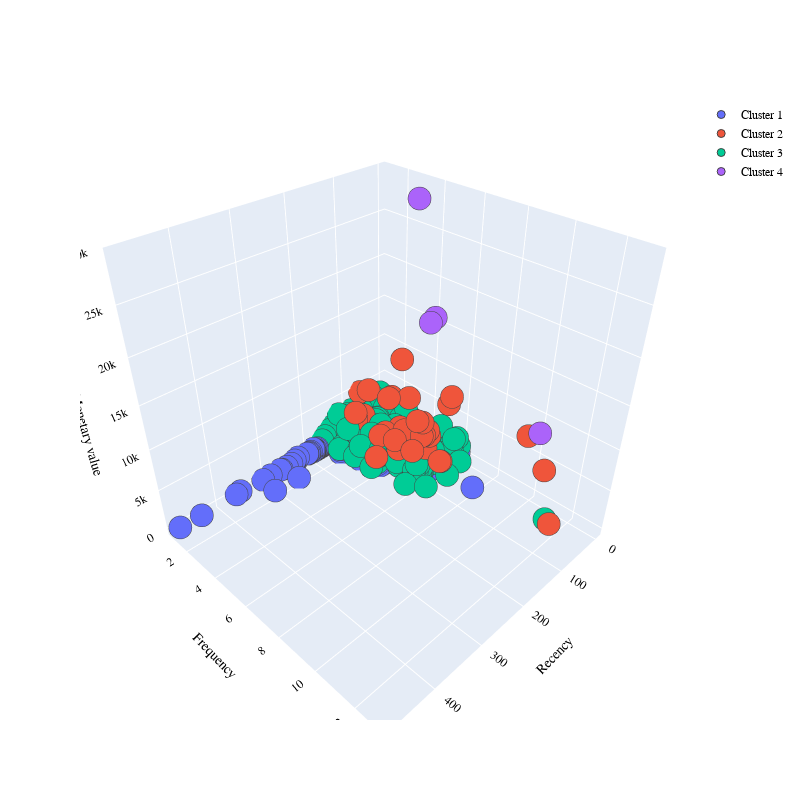

Notebook cell for this chart:
### Markdown cell above
Testing:

### Code cell
df = prepare_data(r"C:\Users\39339\Documents\University materials\University materials\Erasmus IE\DevOps\Devops_Project\Customer_Segmentation_DevOps\data\external\customer_segmentation.csv")
#df = drop_columns(df)
df = drop_c_id(df)
df = clean_data(df)

#RFM
frequency = get_frequencies(df)
monetary = get_monetary(df)
recency = get_recency(df)
rfm_dataset = concatenate_dataframes(recency, monetary, frequency)

#kmeans
visualize_data(rfm_dataset)
X = elbow_method(rfm_dataset)[0]
best_params = get_best_kmeans_params(X)
rfmcopy = choose(rfm_dataset,X)[0]
plot_clusters(rfmcopy, clusters1=choose(rfm_dataset,X)[1])

silscores = {}
silscores['kmeans'] = silhouette_score_f(X, rfmcopy, 'kmeans_cluster')

### Figure 1 — Plotly figure (JSON) as saved in the notebook; plotly's stock layout.template omitted (floating-point values rounded to 4 significant figures; data arrays with more than 128 entries replaced by an {"elided": "..."} marker saying what was removed)
{"data": [{"marker": {"line": {"width": 1}, "size": 8}, "mode": "markers", "name": "Cluster 1", "type": "scatter3d", "x": {"elided": "10425 int values"}, "y": {"elided": "10425 int values"}, "z": {"elided": "10425 float values"}}, {"marker": {"line": {"width": 1}, "size": 8}, "mode": "markers", "name": "Cluster 2", "type": "scatter3d", "x": [110, 111, 97, 85, 112, 123, 59, 68, 100, 119, 105, 91, 32, 116, 78, 136, 70, 15, 22, 127, 139, 117, 134, 105, 81, 106, 108, 132, 83, 83, 95, 35, 42, 181], "y": [6, 6, 2, 7, 5, 6, 5, 1, 6, 4, 6, 6, 10, 2, 4, 5, 3, 3, 2, 5, 13, 2, 6, 7, 4, 5, 7, 4, 2, 5, 6, 11, 6, 5], "z": [7849.0, 6142.0, 3467.0, 11470.0, 5649.0, 8425.0, 3942, 4682.0, 4198.0, 4307.0, 6035.0, 5526.0, 8780.0, 3568.0, 12490.0, 5122, 6197.0, 4630.0, 3832.0, 3630.0, 6317.0, 4416.0, 4961.0, 3963.0, 3791.0, 5121, 4081.0, 4283.0, 6512.0, 5399.0, 6323.0, 5948.0, 8109.0, 4382.0]}, {"marker": {"line": {"width": 1}, "size": 8}, "mode": "markers", "name": "Cluster 3", "type": "scatter3d", "x": {"elided": "664 int values"}, "y": {"elided": "664 int values"}, "z": {"elided": "664 float values"}}, {"marker": {"line": {"width": 1}, "size": 8}, "mode": "markers", "name": "Cluster 4", "type": "scatter3d", "x": [99, 133, 45, 88], "y": [6, 12, 4, 6], "z": [19170.0, 14960.0, 29100.0, 19460.0]}], "layout": {"autosize": true, "font": {"color": "black", "family": "Gilroy", "size": 12}, "height": 800, "scene": {"xaxis": {"title": {"font": {"color": "black"}, "text": "Recency"}}, "yaxis": {"title": {"font": {"color": "black"}, "text": "Frequency"}}, "zaxis": {"title": {"font": {"color": "black"}, "text": "Monetary value"}}}, "showlegend": true, "width": 800}}
